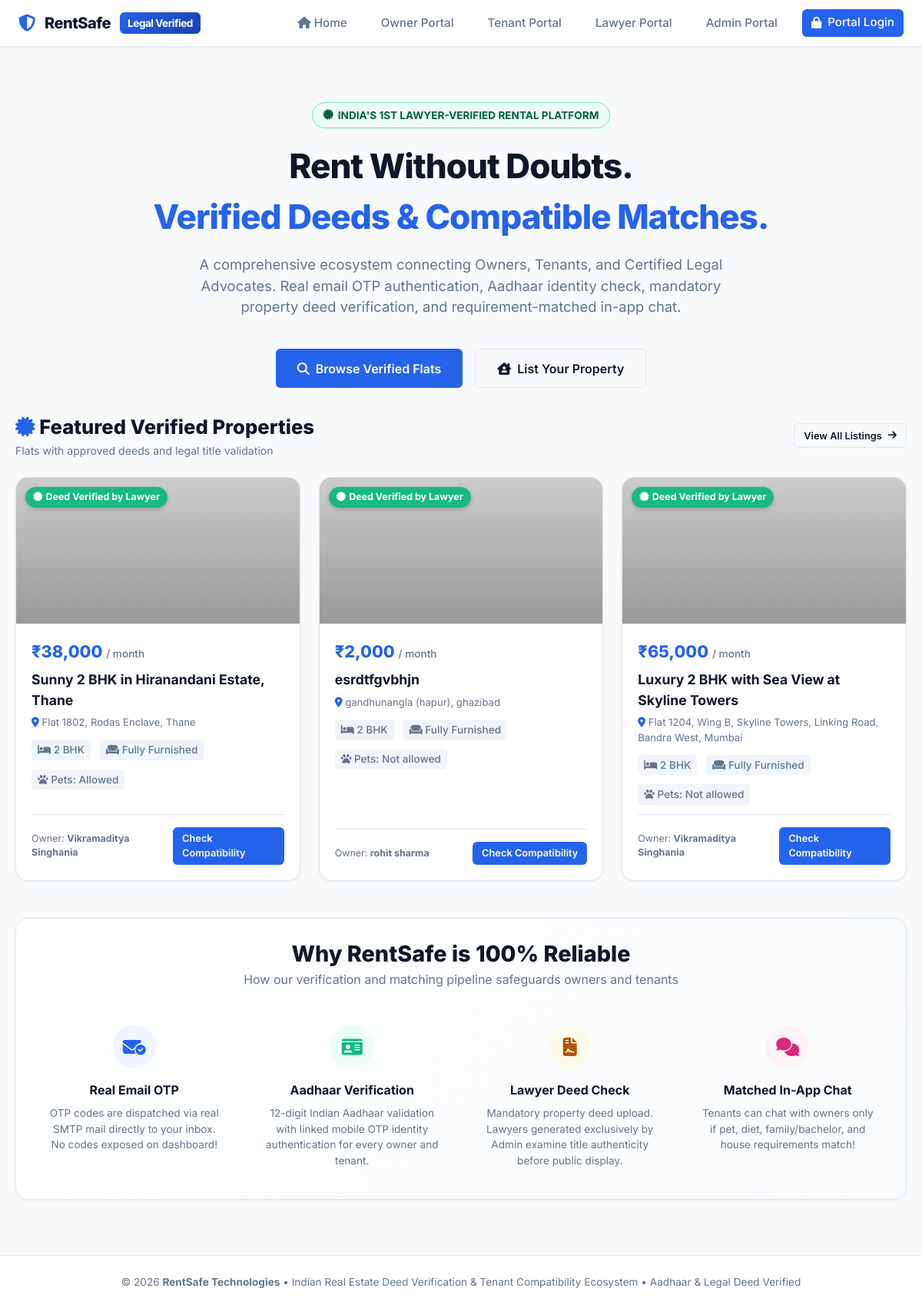
The page / on the database its author committed.
### tables this page shows
CREATE TABLE properties (
        id INTEGER PRIMARY KEY AUTOINCREMENT,
        owner_id INTEGER NOT NULL,
        title TEXT NOT NULL,
        description TEXT,
        flat_type TEXT NOT NULL,
        furnishing TEXT NOT NULL,
        rent_monthly REAL NOT NULL,
        deposit REAL NOT NULL,
        address TEXT NOT NULL,
        city TEXT NOT NULL,
        pincode TEXT,
        image_path TEXT,
        req_pets TEXT NOT NULL DEFAULT 'not_allowed',
        req_tenant_type TEXT NOT NULL DEFAULT 'open_to_all',
        req_food TEXT NOT NULL DEFAULT 'no_restriction',
        req_smoking_drinking TEXT NOT NULL DEFAULT 'prohibited',
        req_notes TEXT,
        deed_filename TEXT NOT NULL,
        deed_original_name TEXT,
        deed_status TEXT DEFAULT 'PENDING_LAWYER_REVIEW' CHECK(deed_status IN ('PENDING_LAWYER_REVIEW', 'APPROVED', 'REJECTED')),
        reviewed_by_lawyer_id INTEGER,
        lawyer_notes TEXT,
        reviewed_at TIMESTAMP,
        is_active INTEGER DEFAULT 1,
        created_at TIMESTAMP DEFAULT CURRENT_TIMESTAMP,
        FOREIGN KEY (owner_id) REFERENCES users(id) ON DELETE CASCADE,
        FOREIGN KEY (reviewed_by_lawyer_id) REFERENCES users(id) ON DELETE SET NULL
    );

CREATE TABLE users (
        id INTEGER PRIMARY KEY AUTOINCREMENT,
        name TEXT NOT NULL,
        email TEXT UNIQUE NOT NULL,
        password_hash TEXT NOT NULL,
        role TEXT NOT NULL CHECK(role IN ('admin', 'lawyer', 'owner', 'tenant')),
        phone TEXT,
        lawyer_id TEXT UNIQUE,
        bar_council_reg TEXT,
        specialization TEXT,
        aadhaar_number_masked TEXT,
        aadhaar_verified INTEGER DEFAULT 0,
        email_verified INTEGER DEFAULT 0,
        tenant_type TEXT DEFAULT 'bachelor',
        has_pets INTEGER DEFAULT 0,
        pet_details TEXT DEFAULT '',
        diet_pref TEXT DEFAULT 'no_preference',
        smoking_drinking INTEGER DEFAULT 0,
        occupation TEXT DEFAULT '',
        status TEXT DEFAULT 'active',
        created_at TIMESTAMP DEFAULT CURRENT_TIMESTAMP
    );

### app.py (the view)
@app.route('/')
def index():
    conn = get_db_connection()
    stats = {
        'verified_flats': conn.execute("SELECT COUNT(*) FROM properties WHERE deed_status = 'APPROVED'").fetchone()[0],
        'total_lawyers': conn.execute("SELECT COUNT(*) FROM users WHERE role = 'lawyer'").fetchone()[0],
        'total_owners': conn.execute("SELECT COUNT(*) FROM users WHERE role = 'owner'").fetchone()[0],
        'total_tenants': conn.execute("SELECT COUNT(*) FROM users WHERE role = 'tenant'").fetchone()[0]
    }
    recent_flats = conn.execute("""
        SELECT p.*, u.name as owner_name
        FROM properties p
        JOIN users u ON p.owner_id = u.id
        WHERE p.deed_status = 'APPROVED'
        ORDER BY p.id DESC LIMIT 4
    """).fetchall()
    conn.close()
    return render_template('index.html', stats=stats, recent_flats=recent_flats)

### templates/index.html (shortened to what this page needs)
{% extends 'base.html' %}
{% block content %}
<div style="text-align: center; padding: 3rem 1rem 2rem;">
    <span class="badge-status badge-approved" style="margin-bottom: 1rem; font-size: 0.85rem; padding: 6px 14px;">
        <i class="fa-solid fa-certificate"></i> India's 1st Lawyer-Verified Rental Platform
    </span>
    <h1 style="font-size: 2.75rem; font-weight: 800; color: var(--secondary); letter-spacing: -1px; margin-bottom: 1rem;">
        Rent Without Doubts. <br><span style="color: var(--primary);">Verified Deeds & Compatible Matches.</span>
    </h1>
    <p style="font-size: 1.15rem; color: var(--text-muted); max-width: 720px; margin: 0 auto 2.5rem;">
        A comprehensive ecosystem connecting Owners, Tenants, and Certified Legal Advocates. Real email OTP authentication, Aadhaar identity check, mandatory property deed verification, and requirement-matched in-app chat.
    </p>
    <div style="display: flex; justify-content: center; gap: 1rem; flex-wrap: wrap;">
        <a href="{{ url_for('login', role='tenant') }}" class="btn btn-primary" style="padding: 0.8rem 1.75rem; font-size: 1rem;">
            <i class="fa-solid fa-magnifying-glass"></i> Browse Verified Flats
        </a>
        <a href="{{ url_for('register_owner_page') }}" class="btn btn-outline" style="padding: 0.8rem 1.75rem; font-size: 1rem;">
            <i class="fa-solid fa-house-chimney-user"></i> List Your Property
        </a>
    </div>
</div>
<div style="margin-bottom: 3rem;">
    <div style="display: flex; align-items: center; justify-content: space-between; margin-bottom: 1.5rem;">
        <div>
            <h2 style="font-size: 1.6rem; font-weight: 800; color: var(--secondary);">
                <i class="fa-solid fa-certificate" style="color: var(--primary);"></i> Featured Verified Properties
            </h2>
            <p style="font-size: 0.88rem; color: var(--text-muted);">Flats with approved deeds and legal title validation</p>
        </div>
        <a href="{{ url_for('login', role='tenant') }}" class="btn btn-sm btn-outline">View All Listings <i class="fa-solid fa-arrow-right"></i></a>
    </div>
    <div class="properties-grid">
        {% for flat in recent_flats %}
            <div class="property-card">
                <div class="property-image" style="background: linear-gradient(rgba(0,0,0,0.2), rgba(0,0,0,0.4)), url('https://images.unsplash.com/photo-1545324418-cc1a3fa10c00?auto=format&fit=crop&w=600&q=80') center/cover;">
                    <span class="deed-verified-badge">
                        <i class="fa-solid fa-certificate"></i> Deed Verified by Lawyer
                    </span>
                </div>
                <div class="property-body">
                    <div class="property-rent">₹{{ "{:,.0f}".format(flat.rent_monthly) }} <span style="font-size: 0.85rem; font-weight: 500; color: var(--text-muted);">/ month</span></div>
                    <h3 class="property-title">{{ flat.title }}</h3>
                    <p style="font-size: 0.82rem; color: var(--text-muted); margin-bottom: 0.75rem;">
                        <i class="fa-solid fa-location-dot" style="color: var(--primary);"></i> {{ flat.address }}, {{ flat.city }}
                    </p>
                    <div class="property-specs">
                        <span class="spec-chip"><i class="fa-solid fa-bed"></i> {{ flat.flat_type }}</span>
                        <span class="spec-chip"><i class="fa-solid fa-couch"></i> {{ flat.furnishing }}</span>
                        <span class="spec-chip"><i class="fa-solid fa-paw"></i> Pets: {{ flat.req_pets | replace('_', ' ') | capitalize }}</span>
                    </div>
                    <div style="margin-top: auto; padding-top: 1rem; border-top: 1px solid var(--border-color); display: flex; align-items: center; justify-content: space-between;">
                        <span style="font-size: 0.78rem; color: var(--text-muted);">Owner: <strong>{{ flat.owner_name }}</strong></span>
                        <a href="{{ url_for('login', role='tenant') }}" class="btn btn-sm btn-primary">Check Compatibility</a>
                    </div>
                </div>
            </div>
        {% else %}
            <div class="card" style="grid-column: 1 / -1; text-align: center; padding: 3rem;">
                <i class="fa-regular fa-folder-open" style="font-size: 2.5rem; color: var(--text-muted); margin-bottom: 1rem;"></i>
                <p>No verified properties listed yet. Owners can list and submit deeds for verification!</p>
            </div>
        {% endfor %}
    </div>
</div>
<div class="card" style="margin-bottom: 3rem; background: linear-gradient(135deg, #ffffff, #f8fafc);">
    <div style="text-align: center; margin-bottom: 2rem;">
        <h2 style="font-size: 1.8rem; font-weight: 800; color: var(--secondary);">Why RentSafe is 100% Reliable</h2>
        <p style="color: var(--text-muted);">How our verification and matching pipeline safeguards owners and tenants</p>
    </div>
    <div style="display: grid; grid-template-columns: repeat(auto-fit, minmax(240px, 1fr)); gap: 1.5rem;">
        <div style="text-align: center; padding: 1rem;">
            <div style="width: 56px; height: 56px; border-radius: 50%; background: #eff6ff; color: var(--primary); display: flex; align-items: center; justify-content: center; font-size: 1.5rem; margin: 0 auto 1rem;">
                <i class="fa-solid fa-envelope-circle-check"></i>
            </div>
            <h4 style="font-weight: 700; margin-bottom: 0.5rem;">Real Email OTP</h4>
            <p style="font-size: 0.85rem; color: var(--text-muted);">
                OTP codes are dispatched via real SMTP mail directly to your inbox. No codes exposed on dashboard!
            </p>
        </div>
        <div style="text-align: center; padding: 1rem;">
            <div style="width: 56px; height: 56px; border-radius: 50%; background: #ecfdf5; color: var(--success); display: flex; align-items: center; justify-content: center; font-size: 1.5rem; margin: 0 auto 1rem;">
                <i class="fa-solid fa-id-card"></i>
            </div>
            <h4 style="font-weight: 700; margin-bottom: 0.5rem;">Aadhaar Verification</h4>
            <p style="font-size: 0.85rem; color: var(--text-muted);">
                12-digit Indian Aadhaar validation with linked mobile OTP identity authentication for every owner and tenant.
            </p>
        </div>
        <div style="text-align: center; padding: 1rem;">
            <div style="width: 56px; height: 56px; border-radius: 50%; background: #fffbeb; color: #b45309; display: flex; align-items: center; justify-content: center; font-size: 1.5rem; margin: 0 auto 1rem;">
                <i class="fa-solid fa-file-contract"></i>
            </div>
            <h4 style="font-weight: 700; margin-bottom: 0.5rem;">Lawyer Deed Check</h4>
            <p style="font-size: 0.85rem; color: var(--text-muted);">
                Mandatory property deed upload. Lawyers generated exclusively by Admin examine title authenticity before public display.
            </p>
        </div>
        <div style="text-align: center; padding: 1rem;">
            <div style="width: 56px; height: 56px; border-radius: 50%; background: #fdf2f8; color: #db2777; display: flex; align-items: center; justify-content: center; font-size: 1.5rem; margin: 0 auto 1rem;">
                <i class="fa-solid fa-comments"></i>
            </div>
            <h4 style="font-weight: 700; margin-bottom: 0.5rem;">Matched In-App Chat</h4>
            <p style="font-size: 0.85rem; color: var(--text-muted);">
                Tenants can chat with owners only if pet, diet, family/bachelor, and house requirements match!
            </p>
        </div>
    </div>
</div>
{% endblock %}

### templates/base.html (shortened to what this page needs)
<!DOCTYPE html>
<html lang="en">
<head>
    <link rel="stylesheet" href="https://cdnjs.cloudflare.com/ajax/libs/font-awesome/6.4.0/css/all.min.css">
    <link rel="stylesheet" href="{{ url_for('static', filename='css/style.css') }}">
</head>
<body>
    <header class="navbar">
        <div class="nav-container">
            <a href="{{ url_for('index') }}" class="logo-link">
                <i class="fa-solid fa-shield-halved" style="color: var(--primary); font-size: 1.4rem;"></i>
                <span>RentSafe</span>
                <span class="logo-badge">Legal Verified</span>
            </a>
            <nav>
                <ul class="nav-links">
                    <li class="nav-item"><a href="{{ url_for('index') }}"><i class="fa-solid fa-house"></i> Home</a></li>
                    {% if current_user %}
                        {% if current_user.role == 'owner' %}
                            <li class="nav-item"><a href="{{ url_for('owner_dashboard') }}"><i class="fa-solid fa-building-user"></i> My Flats</a></li>
                            <li class="nav-item"><a href="{{ url_for('owner_add_flat') }}" class="btn btn-sm btn-primary" style="color:white;"><i class="fa-solid fa-plus"></i> List Flat</a></li>
                        {% elif current_user.role == 'tenant' %}
                            <li class="nav-item"><a href="{{ url_for('tenant_dashboard') }}"><i class="fa-solid fa-magnifying-glass"></i> Browse Flats</a></li>
                            <li class="nav-item"><a href="{{ url_for('tenant_profile') }}"><i class="fa-solid fa-sliders"></i> My Criteria</a></li>
                        {% elif current_user.role == 'lawyer' %}
                            <li class="nav-item"><a href="{{ url_for('lawyer_dashboard') }}"><i class="fa-solid fa-scale-balanced"></i> Deeds Review Queue</a></li>
                        {% elif current_user.role == 'admin' %}
                            <li class="nav-item"><a href="{{ url_for('admin_dashboard') }}"><i class="fa-solid fa-gauge-high"></i> Admin Control</a></li>
                            <li class="nav-item"><a href="{{ url_for('admin_generate_lawyer') }}" class="btn btn-sm btn-primary" style="color:white;"><i class="fa-solid fa-user-plus"></i> Generate Lawyer ID</a></li>
                        {% endif %}
                        <li class="nav-item">
                            <div class="user-badge-pill">
                                <span><i class="fa-solid fa-circle-user"></i> {{ current_user.name }}</span>
                                <span class="role-tag {{ current_user.role }}">{{ current_user.role }}</span>
                            </div>
                        </li>
                        <li class="nav-item">
                            <a href="{{ url_for('logout') }}" title="Logout" style="color: var(--danger);"><i class="fa-solid fa-arrow-right-from-bracket"></i> Logout</a>
                        </li>
                    {% else %}
                        <li class="nav-item"><a href="{{ url_for('login', role='owner') }}">Owner Portal</a></li>
                        <li class="nav-item"><a href="{{ url_for('login', role='tenant') }}">Tenant Portal</a></li>
                        <li class="nav-item"><a href="{{ url_for('login', role='lawyer') }}">Lawyer Portal</a></li>
                        <li class="nav-item"><a href="{{ url_for('login', role='admin') }}">Admin Portal</a></li>
                        <li class="nav-item">
                            <a href="{{ url_for('login') }}" class="btn btn-sm btn-primary" style="color: white;"><i class="fa-solid fa-lock"></i> Portal Login</a>
                        </li>
                    {% endif %}
                </ul>
            </nav>
        </div>
    </header>
    <main class="main-wrapper">
        {% block content %}{% endblock %}
    </main>
    <footer class="footer">
        <p>&copy; 2026 <strong>RentSafe Technologies</strong> &bull; Indian Real Estate Deed Verification & Tenant Compatibility Ecosystem &bull; Aadhaar & Legal Deed Verified</p>
    </footer>
</body>
</html>

### rows shown on the page
properties: rent_monthly "38,000", title "Sunny 2 BHK in Hiranandani Estate, Thane", address "Flat 1802, Rodas Enclave", city "Thane", flat_type "2 BHK", furnishing "Fully Furnished", req_pets "Allowed", owner_name "Vikramaditya Singhania"
properties: rent_monthly "2,000", title "esrdtfgvbhjn", address "gandhunangla (hapur)", city "ghazibad", flat_type "2 BHK", furnishing "Fully Furnished", req_pets "Not allowed", owner_name "rohit sharma"
properties: rent_monthly "65,000", title "Luxury 2 BHK with Sea View at Skyline Towers", address "Flat 1204, Wing B, Skyline Towers, Linking Road, Bandra West", city "Mumbai", flat_type "2 BHK", furnishing "Fully Furnished", req_pets "Not allowed", owner_name "Vikramaditya Singhania"
